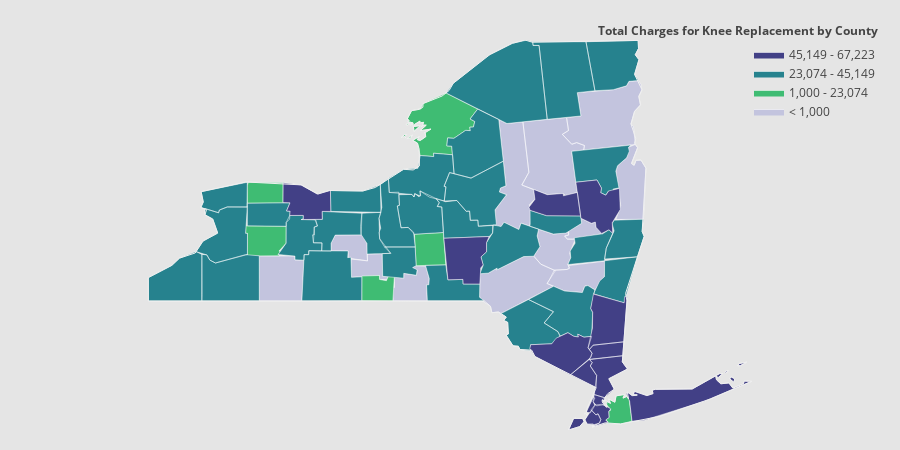

The notebook cell this image was saved under:
### Code cell
values = knee_county['total_charges'].tolist()
endpts = list(np.mgrid[min(values)+1000:max(values):4j])
colorscale = [  
    'rgb(195, 196, 222)',
    'rgb(63.0, 188.0, 115.0)',
    'rgb(38.0, 130.0, 142.0)',
    'rgb(66.0, 64.0, 134.0)',
    'rgb(68.0, 1.0, 84.0)'
]
fig = ff.create_choropleth(
    fips=knee_county['fips'], values=knee_county['total_charges'], scope=['New York'], show_state_data=True,
    colorscale=colorscale, binning_endpoints=endpts, round_legend_values=True,
    plot_bgcolor='rgb(229,229,229)',
    paper_bgcolor='rgb(229,229,229)',
    legend_title='Total Charges for Knee Replacement by County',
    county_outline={'color': 'rgb(255,255,255)', 'width': 0.5}
)
fig.layout.template = None
fig.show()

### Figure 1 — Plotly figure (JSON) as saved in the notebook; plotly's stock layout.template omitted (floating-point values rounded to 4 significant figures; data arrays with more than 128 entries replaced by an {"elided": "..."} marker saying what was removed)
{"data": [{"fill": "toself", "fillcolor": "rgb(195, 196, 222)", "hoverinfo": "none", "line": {"color": "rgb(255,255,255)", "width": 0.5}, "mode": "lines", "name": "< 1,000", "type": "scatter", "x": {"elided": "193 float values"}, "y": {"elided": "193 float values"}}, {"fill": "toself", "fillcolor": "rgb(63.0, 188.0, 115.0)", "hoverinfo": "none", "line": {"color": "rgb(255,255,255)", "width": 0.5}, "mode": "lines", "name": "1,000 - 23,074", "type": "scatter", "x": {"elided": "152 float values"}, "y": {"elided": "152 float values"}}, {"fill": "toself", "fillcolor": "rgb(38.0, 130.0, 142.0)", "hoverinfo": "none", "line": {"color": "rgb(255,255,255)", "width": 0.5}, "mode": "lines", "name": "23,074 - 45,149", "type": "scatter", "x": {"elided": "424 float values"}, "y": {"elided": "424 float values"}}, {"fill": "toself", "fillcolor": "rgb(66.0, 64.0, 134.0)", "hoverinfo": "none", "line": {"color": "rgb(255,255,255)", "width": 0.5}, "mode": "lines", "name": "45,149 - 67,223", "type": "scatter", "x": {"elided": "266 float values"}, "y": {"elided": "266 float values"}}, {"fill": "toself", "fillcolor": "rgb(68.0, 1.0, 84.0)", "hoverinfo": "none", "line": {"color": "rgb(255,255,255)", "width": 0.5}, "mode": "lines", "name": "> 67,223", "type": "scatter", "x": [], "y": []}, {"hoverinfo": "text", "legendgroup": "centroids", "marker": {"color": "white", "opacity": 0}, "mode": "markers", "name": "US Counties", "selected": {"marker": {"color": "white", "opacity": 1, "size": 3}}, "showlegend": false, "text": ["County: Westchester<br>State: New York<br>FIPS: 36119<br>Value: 66223.83924870461", "County: Westchester<br>State: New York<br>FIPS: 36119<br>Value: 66223.83924870461", "County: Suffolk<br>State: New York<br>FIPS: 36103<br>Value: 59560.40591178056", "County: Suffolk<br>State: New York<br>FIPS: 36103<br>Value: 59560.40591178056", "County: Suffolk<br>State: New York<br>FIPS: 36103<br>Value: 59560.40591178056", "County: Suffolk<br>State: New York<br>FIPS: 36103<br>Value: 59560.40591178056", "County: Richmond<br>State: New York<br>FIPS: 36085<br>Value: 47133.6711371237", "County: Richmond<br>State: New York<br>FIPS: 36085<br>Value: 47133.6711371237", "County: New York<br>State: New York<br>FIPS: 36061<br>Value: 56622.96720258628", "County: New York<br>State: New York<br>FIPS: 36061<br>Value: 56622.96720258628", "County: New York<br>State: New York<br>FIPS: 36061<br>Value: 56622.96720258628", "County: New York<br>State: New York<br>FIPS: 36061<br>Value: 56622.96720258628", "County: New York<br>State: New York<br>FIPS: 36061<br>Value: 56622.96720258628", "County: New York<br>State: New York<br>FIPS: 36061<br>Value: 56622.96720258628", "County: New York<br>State: New York<br>FIPS: 36061<br>Value: 56622.96720258628", "County: Nassau<br>State: New York<br>FIPS: 36059<br>Value: 22048.28289719627", "County: Nassau<br>State: New York<br>FIPS: 36059<br>Value: 22048.28289719627", "County: Jefferson<br>State: New York<br>FIPS: 36045<br>Value: 21734.956739130426", "County: Jefferson<br>State: New York<br>FIPS: 36045<br>Value: 21734.956739130426", "County: Jefferson<br>State: New York<br>FIPS: 36045<br>Value: 21734.956739130426", "County: Jefferson<br>State: New York<br>FIPS: 36045<br>Value: 21734.956739130426", "County: Jefferson<br>State: New York<br>FIPS: 36045<br>Value: 21734.956739130426", "County: Jefferson<br>State: New York<br>FIPS: 36045<br>Value: 21734.956739130426", "County: Jefferson<br>State: New York<br>FIPS: 36045<br>Value: 21734.956739130426", "County: Jefferson<br>State: New York<br>FIPS: 36045<br>Value: 21734.956739130426", "County: Jefferson<br>State: New York<br>FIPS: 36045<br>Value: 21734.956739130426", "County: Bronx<br>State: New York<br>FIPS: 36005<br>Value: 48813.56383157894", "County: Bronx<br>State: New York<br>FIPS: 36005<br>Value: 48813.56383157894", "County: Albany<br>State: New York<br>FIPS: 36001<br>Value: 36516.92610062899", "County: Allegany<br>State: New York<br>FIPS: 36003<br>Value: 0.0", "County: Broome<br>State: New York<br>FIPS: 36007<br>Value: 38429.15115055079", "County: Cattaraugus<br>State: New York<br>FIPS: 36009<br>Value: 31288.928453608234", "County: Cayuga<br>State: New York<br>FIPS: 36011<br>Value: 34978.968771929794", "County: Chautauqua<br>State: New York<br>FIPS: 36013<br>Value: 23178.99795107034", "County: Chemung<br>State: New York<br>FIPS: 36015<br>Value: 21025.161935483866", "County: Chenango<br>State: New York<br>FIPS: 36017<br>Value: 51352.77500000001", "County: Clinton<br>State: New York<br>FIPS: 36019<br>Value: 42384.02538860102", "County: Columbia<br>State: New York<br>FIPS: 36021<br>Value: 39478.61597701148", "County: Cortland<br>State: New York<br>FIPS: 36023<br>Value: 18753.186666666665", "County: Delaware<br>State: New York<br>FIPS: 36025<br>Value: 0.0", "County: Dutchess<br>State: New York<br>FIPS: 36027<br>Value: 50144.04654761907", "County: Erie<br>State: New York<br>FIPS: 36029<br>Value: 31361.703846963806", "County: Essex<br>State: New York<br>FIPS: 36031<br>Value: 0.0", "County: Franklin<br>State: New York<br>FIPS: 36033<br>Value: 33606.42697368422", "County: Fulton<br>State: New York<br>FIPS: 36035<br>Value: 48831.87258064516", "County: Genesee<br>State: New York<br>FIPS: 36037<br>Value: 35911.309436619704", "County: Greene<br>State: New York<br>FIPS: 36039<br>Value: 0.0", "County: Hamilton<br>State: New York<br>FIPS: 36041<br>Value: 0.0", "County: Herkimer<br>State: New York<br>FIPS: 36043<br>Value: 0.0", "County: Kings<br>State: New York<br>FIPS: 36047<br>Value: 47350.81217348921", "County: Lewis<br>State: New York<br>FIPS: 36049<br>Value: 29925.80777777778", "County: Livingston<br>State: New York<br>FIPS: 36051<br>Value: 32336.89685185186", "County: Madison<br>State: New York<br>FIPS: 36053<br>Value: 23415.938600917416", "County: Monroe<br>State: New York<br>FIPS: 36055<br>Value: 67223.698273425", "County: Montgomery<br>State: New York<br>FIPS: 36057<br>Value: 26344.969551934835", "County: Niagara<br>State: New York<br>FIPS: 36063<br>Value: 26263.199759615392", "County: Oneida<br>State: New York<br>FIPS: 36065<br>Value: 34521.471216458", "County: Onondaga<br>State: New York<br>FIPS: 36067<br>Value: 26535.79034817346", "County: Ontario<br>State: New York<br>FIPS: 36069<br>Value: 25407.72170678337", "County: Orange<br>State: New York<br>FIPS: 36071<br>Value: 49179.46443965516", "County: Orleans<br>State: New York<br>FIPS: 36073<br>Value: 16767.122857142855", "County: Oswego<br>State: New York<br>FIPS: 36075<br>Value: 33346.87238095238", "County: Otsego<br>State: New York<br>FIPS: 36077<br>Value: 34223.879678571444", "County: Putnam<br>State: New York<br>FIPS: 36079<br>Value: 63292.115314136165", "County: Queens<br>State: New York<br>FIPS: 36081<br>Value: 45185.05184738956", "County: Rensselaer<br>State: New York<br>FIPS: 36083<br>Value: 28731.99508670519", "County: Rockland<br>State: New York<br>FIPS: 36087<br>Value: 61325.21640692641", "County: St. Lawrence<br>State: New York<br>FIPS: 36089<br>Value: 33421.79536842106", "County: Saratoga<br>State: New York<br>FIPS: 36091<br>Value: 62808.69427536235", "County: Schenectady<br>State: New York<br>FIPS: 36093<br>Value: 0.0", "County: Schoharie<br>State: New York<br>FIPS: 36095<br>Value: 0.0", "County: Schuyler<br>State: New York<br>FIPS: 36097<br>Value: 0.0", "County: Seneca<br>State: New York<br>FIPS: 36099<br>Value: 30736.72093023254", "County: Steuben<br>State: New York<br>FIPS: 36101<br>Value: 32779.76010101009", "County: Sullivan<br>State: New York<br>FIPS: 36105<br>Value: 39211.49700000001", "County: Tioga<br>State: New York<br>FIPS: 36107<br>Value: 0.0", "County: Tompkins<br>State: New York<br>FIPS: 36109<br>Value: 25707.63348623852", "County: Ulster<br>State: New York<br>FIPS: 36111<br>Value: 38588.753258426965", "County: Warren<br>State: New York<br>FIPS: 36113<br>Value: 32242.955387596907", "County: Washington<br>State: New York<br>FIPS: 36115<br>Value: 0.0", "County: Wayne<br>State: New York<br>FIPS: 36117<br>Value: 34630.74528846154", "County: Wyoming<br>State: New York<br>FIPS: 36121<br>Value: 18351.907894736843", "County: Yates<br>State: New York<br>FIPS: 36123<br>Value: 0.0"], "type": "scatter", "unselected": {"marker": {"opacity": 0}}, "x": [[-73.77], [-73.76], [-71.99], [-72.11], [-72.19], [-72.85], [-74.16], [-74.15], [-74.0], [-74.0], [-74.0], [-74.01], [-73.97], [-74.02], [-74.04], [-73.49], [-73.59], [-76.14], [-76.18], [-76.33], [-76.33], [-75.92], [-76.37], [-76.36], [-76.4], [-76.41], [-73.77], [-73.87], -73.97, -78.03, -75.82, -78.68, -76.55, -79.37, -76.76, -75.61, -73.68, -73.63, -76.07, -74.97, -73.74, -78.73, -73.77, -74.3, -74.42, -78.19, -74.12, -74.5, -74.96, -73.94, -75.45, -77.78, -75.67, -77.7, -74.44, -78.75, -75.44, -76.19, -77.3, -74.31, -78.23, -76.14, -75.03, -73.75, -73.82, -73.51, -74.02, -75.07, -73.86, -74.06, -74.44, -76.88, -76.82, -77.38, -74.77, -76.31, -76.47, -74.26, -73.85, -73.43, -77.03, -78.22, -77.11], "y": [[40.88], [41.16], [41.27], [41.09], [41.18], [40.87], [40.64], [40.58], [40.7], [40.7], [40.69], [40.69], [40.78], [40.69], [40.69], [40.92], [40.73], [43.94], [44.02], [44.04], [43.89], [44.05], [43.88], [44.04], [43.89], [43.91], [40.85], [40.85], 42.6, 42.26, 42.16, 42.25, 42.92, 42.23, 42.14, 42.49, 44.75, 42.25, 42.6, 42.2, 41.77, 42.76, 44.12, 44.59, 43.11, 43.0, 42.28, 43.66, 43.42, 40.64, 43.78, 42.73, 42.91, 43.15, 42.9, 43.2, 43.24, 43.01, 42.85, 41.4, 43.25, 43.43, 42.63, 41.43, 40.7, 42.71, 41.15, 44.5, 43.11, 42.82, 42.59, 42.39, 42.78, 42.27, 41.72, 42.17, 42.45, 41.89, 43.56, 43.31, 43.16, 42.7, 42.63]}, {"hoverinfo": "text", "legendgroup": "States", "line": {"color": "rgb(240, 240, 240)", "width": 1}, "mode": "lines", "showlegend": false, "type": "scatter", "x": {"elided": "251 float values"}, "y": {"elided": "251 float values"}}], "layout": {"annotations": [{"showarrow": false, "text": "<b>Total Charges for Knee Replacement by County</b>", "x": 1, "xanchor": "right", "xref": "paper", "y": 1.05, "yref": "paper"}], "dragmode": "select", "height": 450, "hovermode": "closest", "legend": {"traceorder": "reversed", "x": 1, "xanchor": "right", "y": 1, "yanchor": "top"}, "margin": {"b": 20, "l": 20, "r": 20, "t": 40}, "paper_bgcolor": "rgb(229,229,229)", "plot_bgcolor": "rgb(229,229,229)", "width": 900, "xaxis": {"autorange": false, "fixedrange": true, "range": [-81.44, -70.17], "showgrid": false, "showticklabels": false, "zeroline": false}, "yaxis": {"autorange": false, "fixedrange": true, "range": [40.51, 45.02], "showgrid": false, "showticklabels": false, "zeroline": false}}}
